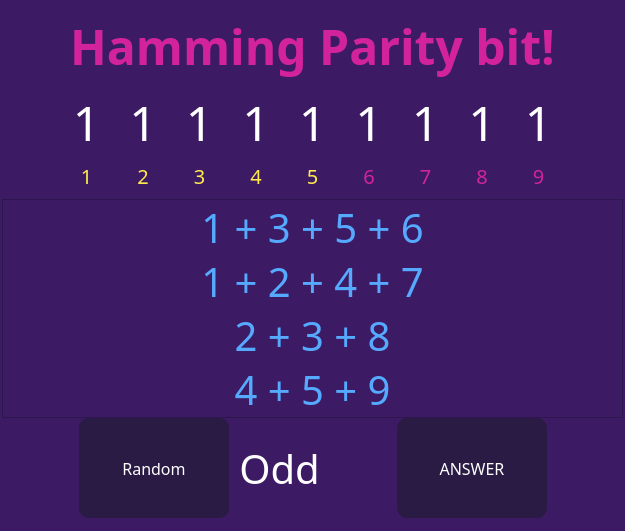
      <widget class="QWidget" name="tab_2">
       <property name="styleSheet">
        <string notr="true">background-color: rgb(61, 27, 100);</string>
       </property>
       <attribute name="title">
        <string>Hamming</string>
       </attribute>
       <layout class="QGridLayout" name="gridLayout_3">
        <property name="leftMargin">
         <number>0</number>
        </property>
        <property name="topMargin">
         <number>0</number>
        </property>
        <property name="rightMargin">
         <number>0</number>
        </property>
        <property name="bottomMargin">
         <number>0</number>
        </property>
        <property name="spacing">
         <number>0</number>
        </property>
        <item row="0" column="1">
         <spacer name="verticalSpacer_4">
          <property name="orientation">
           <enum>Qt::Vertical</enum>
          </property>
          <property name="sizeType">
           <enum>QSizePolicy::Fixed</enum>
          </property>
          <property name="sizeHint" stdset="0">
           <size>
            <width>20</width>
            <height>13</height>
           </size>
          </property>
         </spacer>
        </item>
        <item row="1" column="0">
         <spacer name="horizontalSpacer_12">
          <property name="orientation">
           <enum>Qt::Horizontal</enum>
          </property>
          <property name="sizeType">
           <enum>QSizePolicy::Maximum</enum>
          </property>
          <property name="sizeHint" stdset="0">
           <size>
            <width>2</width>
            <height>20</height>
           </size>
          </property>
         </spacer>
        </item>
        <item row="1" column="1" rowspan="2">
         <widget class="QFrame" name="frame_5">
          <property name="styleSheet">
           <string notr="true"/>
          </property>
          <property name="frameShape">
           <enum>QFrame::NoFrame</enum>
          </property>
          <property name="frameShadow">
           <enum>QFrame::Plain</enum>
          </property>
          <property name="lineWidth">
           <number>0</number>
          </property>
          <layout class="QVBoxLayout" name="verticalLayout_2">
           <property name="spacing">
            <number>0</number>
           </property>
           <property name="leftMargin">
            <number>0</number>
           </property>
           <property name="topMargin">
            <number>0</number>
           </property>
           <property name="rightMargin">
            <number>0</number>
           </property>
           <property name="bottomMargin">
            <number>0</number>
           </property>
           <item>
            <widget class="QFrame" name="frame_6">
             <property name="frameShape">
              <enum>QFrame::NoFrame</enum>
             </property>
             <property name="frameShadow">
              <enum>QFrame::Raised</enum>
             </property>
             <property name="lineWidth">
              <number>0</number>
             </property>
             <layout class="QHBoxLayout" name="horizontalLayout_4">
              <property name="spacing">
               <number>0</number>
              </property>
              <property name="leftMargin">
               <number>0</number>
              </property>
              <property name="topMargin">
               <number>0</number>
              </property>
              <property name="rightMargin">
               <number>0</number>
              </property>
              <property name="bottomMargin">
               <number>0</number>
              </property>
              <item>
               <spacer name="horizontalSpacer_13">
                <property name="orientation">
                 <enum>Qt::Horizontal</enum>
                </property>
                <property name="sizeHint" stdset="0">
                 <size>
                  <width>26</width>
                  <height>20</height>
                 </size>
                </property>
               </spacer>
              </item>
              <item>
               <widget class="QLabel" name="label_11">
                <property name="font">
                 <font>
                  <family>ROG Fonts</family>
                  <pointsize>36</pointsize>
                  <weight>75</weight>
                  <bold>true</bold>
                 </font>
                </property>
                <property name="styleSheet">
                 <string notr="true">color: rgb(211, 35, 156);</string>
                </property>
                <property name="text">
                 <string>Hamming Parity bit!</string>
                </property>
                <property name="scaledContents">
                 <bool>false</bool>
                </property>
                <property name="alignment">
                 <set>Qt::AlignCenter</set>
                </property>
                <property name="wordWrap">
                 <bool>false</bool>
                </property>
                <property name="indent">
                 <number>-1</number>
                </property>
               </widget>
              </item>
              <item>
               <spacer name="horizontalSpacer_14">
                <property name="orientation">
                 <enum>Qt::Horizontal</enum>
                </property>
                <property name="sizeHint" stdset="0">
                 <size>
                  <width>26</width>
                  <height>20</height>
                 </size>
                </property>
               </spacer>
              </item>
             </layout>
            </widget>
           </item>
           <item>
            <widget class="QFrame" name="frame_7">
             <property name="font">
              <font>
               <family>MS Shell Dlg 2</family>
               <stylestrategy>PreferDefault</stylestrategy>
               <kerning>true</kerning>
              </font>
             </property>
             <property name="styleSheet">
              <string notr="true"/>
             </property>
             <property name="frameShape">
              <enum>QFrame::NoFrame</enum>
             </property>
             <property name="frameShadow">
              <enum>QFrame::Plain</enum>
             </property>
             <property name="lineWidth">
              <number>0</number>
             </property>
             <layout class="QGridLayout" name="gridLayout_4">
              <item row="0" column="0">
               <spacer name="horizontalSpacer_15">
                <property name="orientation">
                 <enum>Qt::Horizontal</enum>
                </property>
                <property name="sizeType">
                 <enum>QSizePolicy::Maximum</enum>
                </property>
                <property name="sizeHint" stdset="0">
                 <size>
                  <width>50</width>
                  <height>20</height>
                 </size>
                </property>
               </spacer>
              </item>
              <item row="0" column="1">
               <widget class="QLabel" name="bit_11">
                <property name="font">
                 <font>
                  <family>ROG Fonts</family>
                  <pointsize>36</pointsize>
                 </font>
                </property>
                <property name="layoutDirection">
                 <enum>Qt::LeftToRight</enum>
                </property>
                <property name="styleSheet">
                 <string notr="true">color: rgb(255, 255, 255);</string>
                </property>
                <property name="text">
                 <string>1</string>
                </property>
                <property name="alignment">
                 <set>Qt::AlignCenter</set>
                </property>
               </widget>
              </item>
              <item row="0" column="2">
               <widget class="QLabel" name="bit_12">
                <property name="font">
                 <font>
                  <family>ROG Fonts</family>
                  <pointsize>36</pointsize>
                 </font>
                </property>
                <property name="layoutDirection">
                 <enum>Qt::LeftToRight</enum>
                </property>
                <property name="styleSheet">
                 <string notr="true">color: rgb(255, 255, 255);</string>
                </property>
                <property name="text">
                 <string>1</string>
                </property>
                <property name="alignment">
                 <set>Qt::AlignCenter</set>
                </property>
               </widget>
              </item>
              <item row="0" column="3">
               <widget class="QLabel" name="bit_13">
                <property name="font">
                 <font>
                  <family>ROG Fonts</family>
                  <pointsize>36</pointsize>
                 </font>
                </property>
                <property name="layoutDirection">
                 <enum>Qt::LeftToRight</enum>
                </property>
                <property name="styleSheet">
                 <string notr="true">color: rgb(255, 255, 255);</string>
                </property>
                <property name="text">
                 <string>1</string>
                </property>
                <property name="alignment">
                 <set>Qt::AlignCenter</set>
                </property>
               </widget>
              </item>
              <item row="0" column="4">
               <widget class="QLabel" name="bit_14">
                <property name="font">
                 <font>
                  <family>ROG Fonts</family>
                  <pointsize>36</pointsize>
                 </font>
                </property>
                <property name="layoutDirection">
                 <enum>Qt::LeftToRight</enum>
                </property>
                <property name="styleSheet">
                 <string notr="true">color: rgb(255, 255, 255);</string>
                </property>
                <property name="text">
                 <string>1</string>
                </property>
                <property name="alignment">
                 <set>Qt::AlignCenter</set>
                </property>
               </widget>
              </item>
              <item row="0" column="5">
               <widget class="QLabel" name="bit_15">
                <property name="font">
                 <font>
                  <family>ROG Fonts</family>
                  <pointsize>36</pointsize>
                 </font>
                </property>
                <property name="layoutDirection">
                 <enum>Qt::LeftToRight</enum>
                </property>
                <property name="styleSheet">
                 <string notr="true">color: rgb(255, 255, 255);</string>
                </property>
                <property name="text">
                 <string>1</string>
                </property>
                <property name="alignment">
                 <set>Qt::AlignCenter</set>
                </property>
               </widget>
              </item>
              <item row="0" column="6">
               <widget class="QLabel" name="bit_16">
                <property name="font">
                 <font>
                  <family>ROG Fonts</family>
                  <pointsize>36</pointsize>
                 </font>
                </property>
                <property name="layoutDirection">
                 <enum>Qt::LeftToRight</enum>
                </property>
                <property name="styleSheet">
                 <string notr="true">color: rgb(255, 255, 255);</string>
                </property>
                <property name="text">
                 <string>1</string>
                </property>
                <property name="alignment">
                 <set>Qt::AlignCenter</set>
                </property>
               </widget>
              </item>
              <item row="0" column="7">
               <widget class="QLabel" name="bit_17">
                <property name="font">
                 <font>
                  <family>ROG Fonts</family>
                  <pointsize>36</pointsize>
                 </font>
                </property>
                <property name="layoutDirection">
                 <enum>Qt::LeftToRight</enum>
                </property>
                <property name="styleSheet">
                 <string notr="true">color: rgb(255, 255, 255);</string>
                </property>
                <property name="text">
                 <string>1</string>
                </property>
                <property name="alignment">
                 <set>Qt::AlignCenter</set>
                </property>
               </widget>
              </item>
              <item row="0" column="8">
               <widget class="QLabel" name="bit_18">
                <property name="font">
                 <font>
                  <family>ROG Fonts</family>
                  <pointsize>36</pointsize>
                 </font>
                </property>
                <property name="layoutDirection">
                 <enum>Qt::LeftToRight</enum>
                </property>
                <property name="styleSheet">
                 <string notr="true">color: rgb(255, 255, 255);</string>
                </property>
                <property name="text">
                 <string>1</string>
                </property>
                <property name="alignment">
                 <set>Qt::AlignCenter</set>
                </property>
               </widget>
              </item>
              <item row="0" column="9">
               <widget class="QLabel" name="bit_19">
                <property name="font">
                 <font>
                  <family>ROG Fonts</family>
                  <pointsize>36</pointsize>
                 </font>
                </property>
                <property name="layoutDirection">
                 <enum>Qt::LeftToRight</enum>
                </property>
                <property name="styleSheet">
                 <string notr="true">color: rgb(255, 255, 255);</string>
                </property>
                <property name="frameShadow">
                 <enum>QFrame::Plain</enum>
                </property>
                <property name="lineWidth">
                 <number>0</number>
                </property>
                <property name="text">
                 <string>1</string>
                </property>
                <property name="alignment">
                 <set>Qt::AlignCenter</set>
                </property>
               </widget>
              </item>
              <item row="0" column="10">
               <spacer name="horizontalSpacer_16">
                <property name="orientation">
                 <enum>Qt::Horizontal</enum>
                </property>
                <property name="sizeType">
                 <enum>QSizePolicy::Maximum</enum>
                </property>
                <property name="sizeHint" stdset="0">
                 <size>
                  <width>50</width>
                  <height>20</height>
                 </size>
                </property>
               </spacer>
              </item>
              <item row="1" column="1">
               <widget class="QLabel" name="bit_21">
                <property name="font">
                 <font>
                  <family>ROG Fonts</family>
                  <pointsize>15</pointsize>
                 </font>
                </property>
                <property name="layoutDirection">
                 <enum>Qt::LeftToRight</enum>
                </property>
                <property name="styleSheet">
                 <string notr="true">color: rgb(255, 234, 75);</string>
                </property>
                <property name="text">
                 <string>1</string>
                </property>
                <property name="alignment">
                 <set>Qt::AlignCenter</set>
                </property>
               </widget>
              </item>
              <item row="1" column="2">
               <widget class="QLabel" name="bit_22">
                <property name="font">
                 <font>
                  <family>ROG Fonts</family>
                  <pointsize>15</pointsize>
                 </font>
                </property>
                <property name="layoutDirection">
                 <enum>Qt::LeftToRight</enum>
                </property>
                <property name="styleSheet">
                 <string notr="true">color: rgb(255, 234, 75);</string>
                </property>
                <property name="text">
                 <string>2</string>
                </property>
                <property name="alignment">
                 <set>Qt::AlignCenter</set>
                </property>
               </widget>
              </item>
              <item row="1" column="3">
               <widget class="QLabel" name="bit_23">
                <property name="font">
                 <font>
                  <family>ROG Fonts</family>
                  <pointsize>15</pointsize>
                 </font>
                </property>
                <property name="layoutDirection">
                 <enum>Qt::LeftToRight</enum>
                </property>
                <property name="styleSheet">
                 <string notr="true">color: rgb(255, 234, 75);</string>
                </property>
                <property name="text">
                 <string>3</string>
                </property>
                <property name="alignment">
                 <set>Qt::AlignCenter</set>
                </property>
               </widget>
              </item>
              <item row="1" column="4">
               <widget class="QLabel" name="bit_24">
                <property name="font">
                 <font>
                  <family>ROG Fonts</family>
                  <pointsize>15</pointsize>
                 </font>
                </property>
                <property name="layoutDirection">
                 <enum>Qt::LeftToRight</enum>
                </property>
                <property name="styleSheet">
                 <string notr="true">color: rgb(255, 234, 75);</string>
                </property>
                <property name="text">
                 <string>4</string>
                </property>
                <property name="alignment">
                 <set>Qt::AlignCenter</set>
                </property>
               </widget>
              </item>
              <item row="1" column="5">
               <widget class="QLabel" name="bit_25">
                <property name="font">
                 <font>
                  <family>ROG Fonts</family>
                  <pointsize>15</pointsize>
                 </font>
                </property>
                <property name="layoutDirection">
                 <enum>Qt::LeftToRight</enum>
                </property>
                <property name="styleSheet">
                 <string notr="true">color: rgb(255, 234, 75);</string>
                </property>
                <property name="text">
                 <string>5</string>
                </property>
                <property name="alignment">
                 <set>Qt::AlignCenter</set>
                </property>
               </widget>
              </item>
              <item row="1" column="6">
               <widget class="QLabel" name="bit_26">
                <property name="font">
                 <font>
                  <family>ROG Fonts</family>
                  <pointsize>15</pointsize>
                 </font>
                </property>
                <property name="layoutDirection">
                 <enum>Qt::LeftToRight</enum>
                </property>
                <property name="styleSheet">
                 <string notr="true">color: rgb(211, 35, 156);</string>
                </property>
                <property name="text">
                 <string>6</string>
                </property>
                <property name="alignment">
                 <set>Qt::AlignCenter</set>
                </property>
               </widget>
              </item>
              <item row="1" column="7">
               <widget class="QLabel" name="bit_27">
                <property name="font">
                 <font>
                  <family>ROG Fonts</family>
                  <pointsize>15</pointsize>
                 </font>
                </property>
                <property name="layoutDirection">
                 <enum>Qt::LeftToRight</enum>
                </property>
                <property name="styleSheet">
                 <string notr="true">color: rgb(211, 35, 156);</string>
                </property>
                <property name="text">
                 <string>7</string>
                </property>
                <property name="alignment">
                 <set>Qt::AlignCenter</set>
                </property>
               </widget>
              </item>
              <item row="1" column="8">
               <widget class="QLabel" name="bit_28">
                <property name="font">
                 <font>
                  <family>ROG Fonts</family>
                  <pointsize>15</pointsize>
                 </font>
                </property>
                <property name="layoutDirection">
                 <enum>Qt::LeftToRight</enum>
                </property>
                <property name="styleSheet">
                 <string notr="true">color: rgb(211, 35, 156);</string>
                </property>
                <property name="text">
                 <string>8</string>
                </property>
                <property name="alignment">
                 <set>Qt::AlignCenter</set>
                </property>
               </widget>
              </item>
              <item row="1" column="9">
               <widget class="QLabel" name="bit_29">
                <property name="font">
                 <font>
                  <family>ROG Fonts</family>
                  <pointsize>15</pointsize>
                 </font>
                </property>
                <property name="layoutDirection">
                 <enum>Qt::LeftToRight</enum>
                </property>
                <property name="styleSheet">
                 <string notr="true">color: rgb(211, 35, 156);</string>
                </property>
                <property name="text">
                 <string>9</string>
                </property>
                <property name="alignment">
                 <set>Qt::AlignCenter</set>
                </property>
               </widget>
              </item>
             </layout>
            </widget>
           </item>
           <item>
            <widget class="QFrame" name="frame_9">
             <property name="frameShape">
              <enum>QFrame::StyledPanel</enum>
             </property>
             <property name="frameShadow">
              <enum>QFrame::Raised</enum>
             </property>
             <layout class="QHBoxLayout" name="horizontalLayout_7">
              <property name="spacing">
               <number>0</number>
              </property>
              <property name="leftMargin">
               <number>0</number>
              </property>
              <property name="topMargin">
               <number>0</number>
              </property>
              <property name="rightMargin">
               <number>0</number>
              </property>
              <property name="bottomMargin">
               <number>0</number>
              </property>
              <item>
               <spacer name="horizontalSpacer_22">
                <property name="orientation">
                 <enum>Qt::Horizontal</enum>
                </property>
                <property name="sizeType">
                 <enum>QSizePolicy::Maximum</enum>
                </property>
                <property name="sizeHint" stdset="0">
                 <size>
                  <width>50</width>
                  <height>20</height>
                 </size>
                </property>
               </spacer>
              </item>
              <item>
               <widget class="QLabel" name="label">
                <property name="font">
                 <font>
                  <family>ROG Fonts</family>
                  <pointsize>30</pointsize>
                 </font>
                </property>
                <property name="styleSheet">
                 <string notr="true">color: rgb(85, 170, 255);</string>
                </property>
                <property name="text">
                 <string>&lt;html&gt;&lt;head/&gt;&lt;body&gt;&lt;p&gt;1 + 3 + 5 + 6&lt;br/&gt;1 + 2 + 4 + 7&lt;br/&gt;2 + 3 + 8&lt;br/&gt;4 + 5 + 9&lt;/p&gt;&lt;/body&gt;&lt;/html&gt;</string>
                </property>
                <property name="alignment">
                 <set>Qt::AlignCenter</set>
                </property>
               </widget>
              </item>
              <item>
               <spacer name="horizontalSpacer_21">
                <property name="orientation">
                 <enum>Qt::Horizontal</enum>
                </property>
                <property name="sizeType">
                 <enum>QSizePolicy::Maximum</enum>
                </property>
                <property name="sizeHint" stdset="0">
                 <size>
                  <width>50</width>
                  <height>20</height>
                 </size>
                </property>
               </spacer>
              </item>
             </layout>
            </widget>
           </item>
           <item>
            <widget class="QFrame" name="frame_8">
             <property name="frameShape">
              <enum>QFrame::NoFrame</enum>
             </property>
             <property name="frameShadow">
              <enum>QFrame::Plain</enum>
             </property>
             <property name="lineWidth">
              <number>0</number>
             </property>
             <layout class="QHBoxLayout" name="horizontalLayout_6">
              <property name="spacing">
               <number>0</number>
              </property>
              <property name="leftMargin">
               <number>0</number>
              </property>
              <property name="topMargin">
               <number>0</number>
              </property>
              <property name="rightMargin">
               <number>0</number>
              </property>
              <property name="bottomMargin">
               <number>0</number>
              </property>
              <item>
               <spacer name="horizontalSpacer_17">
                <property name="orientation">
                 <enum>Qt::Horizontal</enum>
                </property>
                <property name="sizeType">
                 <enum>QSizePolicy::MinimumExpanding</enum>
                </property>
                <property name="sizeHint" stdset="0">
                 <size>
                  <width>77</width>
                  <height>20</height>
                 </size>
                </property>
               </spacer>
              </item>
              <item>
               <widget class="QPushButton" name="random_btn_2">
                <property name="minimumSize">
                 <size>
                  <width>150</width>
                  <height>100</height>
                 </size>
                </property>
                <property name="font">
                 <font>
                  <family>ROG Fonts</family>
                  <pointsize>12</pointsize>
                 </font>
                </property>
                <property name="styleSheet">
                 <string notr="true">QPushButton{
color: White;
background-color: rgb(41, 27, 68);
border-style: outset;
border-radius: 10px
}

QPushButton::hover{
background-color: rgb(46, 32, 73);
}

QPushButton::pressed{
background-color: rgb(31, 17, 58);
}</string>
                </property>
                <property name="text">
                 <string>Random</string>
                </property>
                <property name="iconSize">
                 <size>
                  <width>20</width>
                  <height>50</height>
                 </size>
                </property>
               </widget>
              </item>
              <item>
               <spacer name="horizontalSpacer_18">
                <property name="orientation">
                 <enum>Qt::Horizontal</enum>
                </property>
                <property name="sizeType">
                 <enum>QSizePolicy::MinimumExpanding</enum>
                </property>
                <property name="sizeHint" stdset="0">
                 <size>
                  <width>10</width>
                  <height>20</height>
                 </size>
                </property>
               </spacer>
              </item>
              <item>
               <widget class="QLabel" name="bit_10">
                <property name="font">
                 <font>
                  <family>ROG Fonts</family>
                  <pointsize>30</pointsize>
                 </font>
                </property>
                <property name="layoutDirection">
                 <enum>Qt::LeftToRight</enum>
                </property>
                <property name="styleSheet">
                 <string notr="true">color: rgb(255, 255, 255);</string>
                </property>
                <property name="text">
                 <string>Odd</string>
                </property>
                <property name="alignment">
                 <set>Qt::AlignCenter</set>
                </property>
               </widget>
              </item>
              <item>
               <spacer name="horizontalSpacer_19">
                <property name="orientation">
                 <enum>Qt::Horizontal</enum>
                </property>
                <property name="sizeType">
                 <enum>QSizePolicy::MinimumExpanding</enum>
                </property>
                <property name="sizeHint" stdset="0">
                 <size>
                  <width>77</width>
                  <height>20</height>
                 </size>
                </property>
               </spacer>
              </item>
              <item>
               <widget class="QPushButton" name="answer_btn_2">
                <property name="minimumSize">
                 <size>
                  <width>150</width>
                  <height>100</height>
                 </size>
                </property>
                <property name="font">
                 <font>
                  <family>ROG Fonts</family>
                  <pointsize>12</pointsize>
                 </font>
                </property>
                <property name="styleSheet">
                 <string notr="true">QPushButton{
color: White;
background-color: rgb(41, 27, 68);
border-style: outset;
border-radius: 10px
}

QPushButton::hover{
background-color: rgb(46, 32, 73);
}

QPushButton::pressed{
background-color: rgb(31, 17, 58);
}</string>
                </property>
                <property name="text">
                 <string>ANSWER</string>
                </property>
               </widget>
              </item>
              <item>
               <spacer name="horizontalSpacer_20">
                <property name="orientation">
                 <enum>Qt::Horizontal</enum>
                </property>
                <property name="sizeType">
                 <enum>QSizePolicy::MinimumExpanding</enum>
                </property>
                <property name="sizeHint" stdset="0">
                 <size>
                  <width>76</width>
                  <height>20</height>
                 </size>
                </property>
               </spacer>
              </item>
             </layout>
            </widget>
           </item>
          </layout>
         </widget>
        </item>
        <item row="2" column="2">
         <spacer name="horizontalSpacer_11">
          <property name="orientation">
           <enum>Qt::Horizontal</enum>
          </property>
          <property name="sizeType">
           <enum>QSizePolicy::Maximum</enum>
          </property>
          <property name="sizeHint" stdset="0">
           <size>
            <width>2</width>
            <height>20</height>
           </size>
          </property>
         </spacer>
        </item>
        <item row="3" column="1">
         <spacer name="verticalSpacer_3">
          <property name="orientation">
           <enum>Qt::Vertical</enum>
          </property>
          <property name="sizeType">
           <enum>QSizePolicy::Maximum</enum>
          </property>
          <property name="sizeHint" stdset="0">
           <size>
            <width>20</width>
            <height>13</height>
           </size>
          </property>
         </spacer>
        </item>
       </layout>
      </widget>
